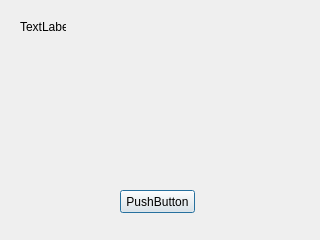
<?xml version="1.0" encoding="UTF-8"?>
<ui version="4.0">
 <class>AboutWindow</class>
 <widget class="QDialog" name="AboutWindow">
  <property name="geometry">
   <rect>
    <x>0</x>
    <y>0</y>
    <width>320</width>
    <height>240</height>
   </rect>
  </property>
  <property name="windowTitle">
   <string>Dialog</string>
  </property>
  <widget class="QLabel" name="TranslatorProject">
   <property name="geometry">
    <rect>
     <x>20</x>
     <y>20</y>
     <width>46</width>
     <height>13</height>
    </rect>
   </property>
   <property name="text">
    <string>TextLabel</string>
   </property>
  </widget>
  <widget class="QPushButton" name="pushButton">
   <property name="geometry">
    <rect>
     <x>120</x>
     <y>190</y>
     <width>75</width>
     <height>23</height>
    </rect>
   </property>
   <property name="text">
    <string>PushButton</string>
   </property>
  </widget>
 </widget>
 <resources/>
 <connections/>
</ui>
